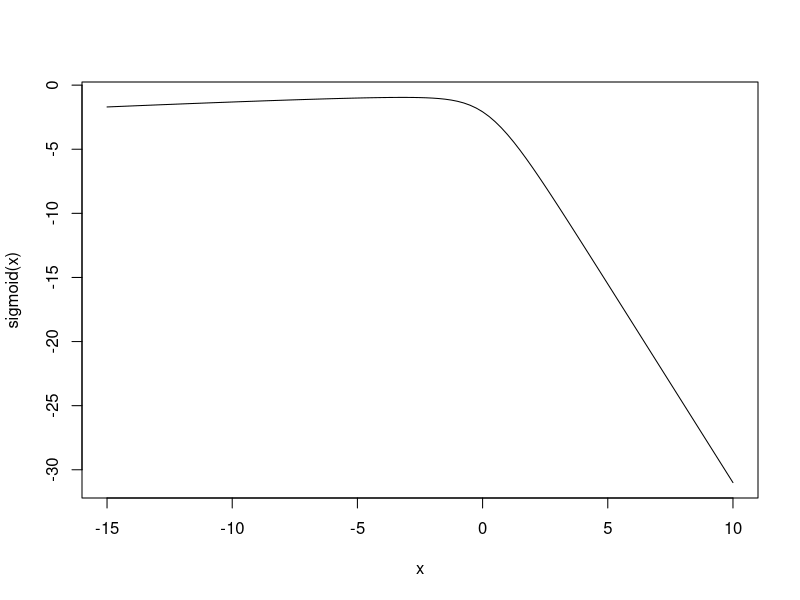

This figure's R source:
#Question 2 plot
sigmoid <-function(x) 0.9*x-log(exp(0.5*x)+exp(x)+exp(0.4*x)+exp(2*x))-log(exp(0.4*x)+exp(2*x))

curve(sigmoid,-15,10)

#Question 2 Newton
x <- 0

a1 <- exp(0.5*x)+exp(x)+exp(0.4*x)+exp(2*x)
a2 <- exp(0.4*x)+exp(2*x)
a3 <- 0.5*exp(0.5*x)+exp(x)+0.4*exp(0.4*x)+2*exp(2*x)
a4 <- 0.4*exp(0.4*x)+2*exp(2*x)
a5 <- 0.25*exp(0.5*x)+exp(x)+0.16*exp(0.4*x)+4*exp(2*x)
a6 <- 0.16*exp(0.4*x)+4*exp(2*x)

u <- 0.9-(a3/a1)-(a4/a2)
H <- (-a5/a1)+((a3)^2)/((a1)^2)-(a6/a2)+((a4)^2)/((a2)^2)

for (i in 1:10){
  x = x + (u/H)
}

